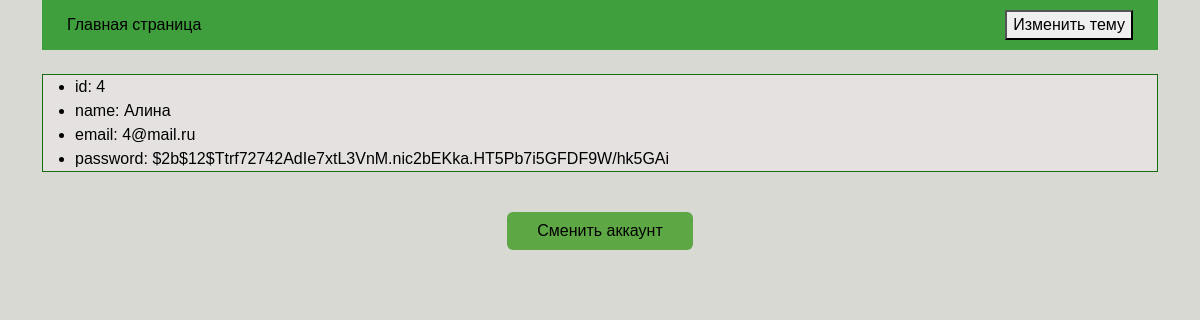
Screenshot of /profile/4 with the database file from the repository.
### models.py (models this page shows)
class User(SQLModel, table=True):
    id: Optional[int] = Field(default=None, primary_key=True)
    name: str
    email: str
    password: str

### main.py (the view)
@app.get('/profile/{user_id}', response_model=User, tags=['Pages'])
async def get_profile_user(request: Request, user_id: int):
    note_statement = select(Advt).where(Advt.user_id == user_id)
    note_result = session.exec(note_statement).all()
    statement = select(User).where(User.id == user_id)
    result = session.exec(statement).first()
    if result == None:
        raise HTTPException(status_code=status.HTTP_404_NOT_FOUND)
    return templates.TemplateResponse(
        request=request,
        user_id = user_id,
        name='profile.html',
        context={
            'note_result': note_result,
            'id': result.id,
            'name': result.name,
            'email': result.email,
            'password': result.password
        }
    )

### templates/profile.html (shortened to what this page needs)
<!DOCTYPE html>
<html lang="en">
<head>
    <link href="https://cdn.jsdelivr.net/npm/bootstrap@5.3.3/dist/css/bootstrap.min.css" rel="stylesheet"
>
</head>
<body class="light-theme">
    <div class="container">
        <div style='height:45px; display: flex;
        justify-content: space-between; align-items: center;
        padding: 25px;' class="header">
            <div class="left">
                <a href="/"> Главная страница </a>
            </div>
            <div class="right">
            <div style='justify-content: space-between; align-items: center;' class="d-grid gap-2 d-md-block mx-auto">
                <button id='themeToggle'>Изменить тему</button>
            </div>
            </div>
        </div>
        <br>
        {%block body%}
        <ul class="elastic">
            <li class="elastic-item">id: {{id}}</li>
            <li class="elastic-item">name: {{name}}</li>
            <li class="elastic-item">email: {{email}}</li>
            <li class="elastic-item">password: {{password}}</li>
        </ul>
        {% endblock %}
        <br>
        <div class="d-grid gap-5 col-2 mx-auto">
            <a class="btn" href="{{ url_for('switch_account') }}"> Сменить аккаунт </a>
        </div>
    </div>
</body>
</html>

### templates/profile.html (style rules this page uses)
body { font-family: Century, sans-serif; transition: background-color 0.7s ease; }
body.light-theme { background-color: #D8D9D3; color: #000000; }
.header { background-color: #3F9F3C; }
.btn { background-color: #5DA744; color: black; }
.elastic { background-color: #E5E1E1; color: #000000; border: 1.5px solid #166C13; }
a { text-decoration: none; color: black; }

### rows the page displays
User: name "Алина", email "4@mail.ru", password "$2b$12$Ttrf72742AdIe7xtL3VnM.nic2bEKka.HT5Pb7i5GFDF9W/hk5GAi"

### other values shown
{{ id }} "4"
